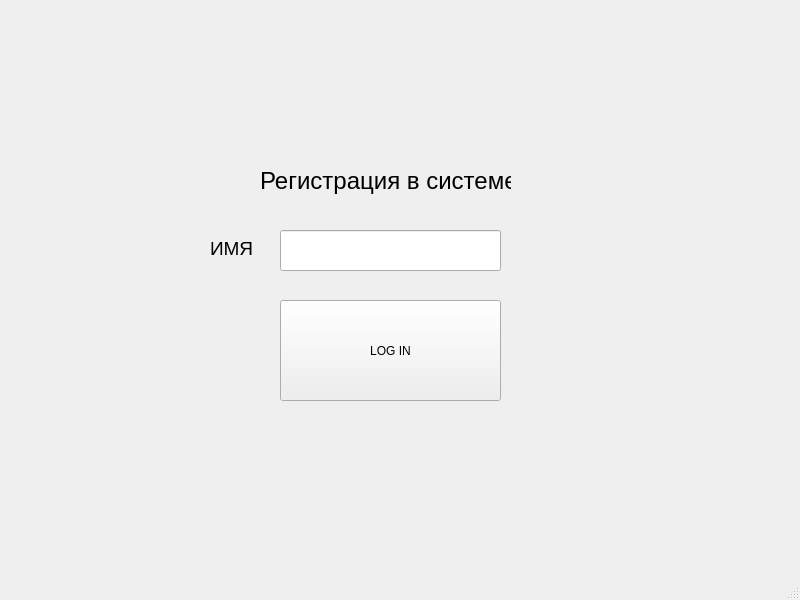
<?xml version="1.0" encoding="UTF-8"?>
<ui version="4.0">
 <class>MainWindow</class>
 <widget class="QMainWindow" name="MainWindow">
  <property name="geometry">
   <rect>
    <x>0</x>
    <y>0</y>
    <width>800</width>
    <height>600</height>
   </rect>
  </property>
  <property name="windowTitle">
   <string>MainWindow</string>
  </property>
  <widget class="QWidget" name="centralwidget">
   <widget class="QPushButton" name="pushButton">
    <property name="geometry">
     <rect>
      <x>280</x>
      <y>300</y>
      <width>221</width>
      <height>101</height>
     </rect>
    </property>
    <property name="text">
     <string>LOG IN</string>
    </property>
   </widget>
   <widget class="QLineEdit" name="lineEdit">
    <property name="geometry">
     <rect>
      <x>280</x>
      <y>230</y>
      <width>221</width>
      <height>41</height>
     </rect>
    </property>
   </widget>
   <widget class="QLabel" name="label">
    <property name="geometry">
     <rect>
      <x>260</x>
      <y>160</y>
      <width>251</width>
      <height>41</height>
     </rect>
    </property>
    <property name="font">
     <font>
      <pointsize>18</pointsize>
     </font>
    </property>
    <property name="text">
     <string>Регистрация в системе</string>
    </property>
   </widget>
   <widget class="QLabel" name="label_2">
    <property name="geometry">
     <rect>
      <x>210</x>
      <y>240</y>
      <width>49</width>
      <height>16</height>
     </rect>
    </property>
    <property name="font">
     <font>
      <pointsize>14</pointsize>
     </font>
    </property>
    <property name="text">
     <string>ИМЯ</string>
    </property>
   </widget>
  </widget>
  <widget class="QMenuBar" name="menubar">
   <property name="geometry">
    <rect>
     <x>0</x>
     <y>0</y>
     <width>800</width>
     <height>21</height>
    </rect>
   </property>
  </widget>
  <widget class="QStatusBar" name="statusbar"/>
 </widget>
 <resources/>
 <connections/>
</ui>
